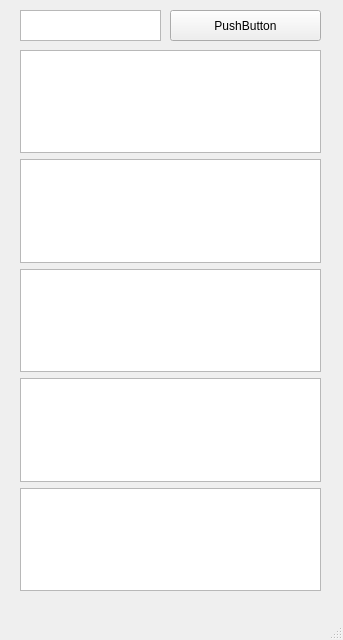
<?xml version="1.0" encoding="UTF-8"?>
<ui version="4.0">
 <class>MainWindow</class>
 <widget class="QMainWindow" name="MainWindow">
  <property name="geometry">
   <rect>
    <x>0</x>
    <y>0</y>
    <width>343</width>
    <height>640</height>
   </rect>
  </property>
  <property name="windowTitle">
   <string>MainWindow</string>
  </property>
  <widget class="QWidget" name="centralwidget">
   <widget class="QTextEdit" name="textEdit_4">
    <property name="geometry">
     <rect>
      <x>20</x>
      <y>10</y>
      <width>141</width>
      <height>31</height>
     </rect>
    </property>
   </widget>
   <widget class="QPushButton" name="pushButton">
    <property name="geometry">
     <rect>
      <x>170</x>
      <y>10</y>
      <width>151</width>
      <height>31</height>
     </rect>
    </property>
    <property name="text">
     <string>PushButton</string>
    </property>
   </widget>
   <widget class="QWidget" name="verticalLayoutWidget">
    <property name="geometry">
     <rect>
      <x>20</x>
      <y>50</y>
      <width>301</width>
      <height>541</height>
     </rect>
    </property>
    <layout class="QVBoxLayout" name="verticalLayout">
     <item>
      <widget class="QTextEdit" name="textEdit"/>
     </item>
     <item>
      <widget class="QTextEdit" name="textEdit_3"/>
     </item>
     <item>
      <widget class="QTextEdit" name="textEdit_2"/>
     </item>
     <item>
      <widget class="QTextEdit" name="textEdit_5"/>
     </item>
     <item>
      <widget class="QTextEdit" name="textEdit_6"/>
     </item>
    </layout>
   </widget>
  </widget>
  <widget class="QMenuBar" name="menubar">
   <property name="geometry">
    <rect>
     <x>0</x>
     <y>0</y>
     <width>343</width>
     <height>22</height>
    </rect>
   </property>
  </widget>
  <widget class="QStatusBar" name="statusbar"/>
 </widget>
 <resources/>
 <connections/>
</ui>
